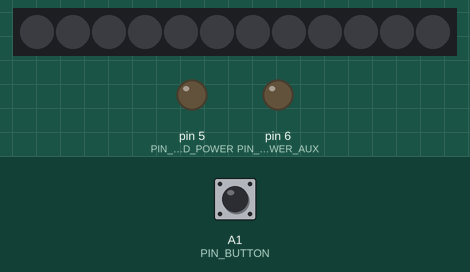
Simulated run of this program. Board: Arduino Uno, built with avr-gcc and run on an emulated ATmega328P. Shown: 12 RGB LEDs in strip order, left to right, output pins drawn as LEDs (lit = HIGH). The test bench sets the inputs (shaded band); at power-on: A1 (PIN_BUTTON) LOW. Dim RGB values are drawn brighter than linear; sleep ends after the set time or at an interrupt; the local clock reads 2024-03-15 10:24:30 at power-on unless the program sets it.

Above: at 1.3 s.
1.4 s: A1 (PIN_BUTTON) pulled HIGH for 0.15 s
At 2.3 s:
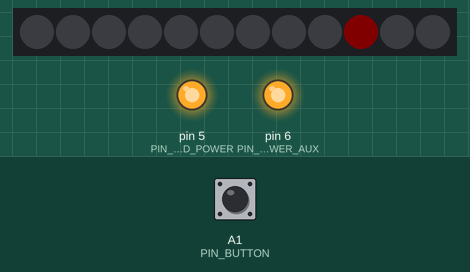
4.5 s: A1 (PIN_BUTTON) pulled HIGH for 1 s
At 5.9 s:
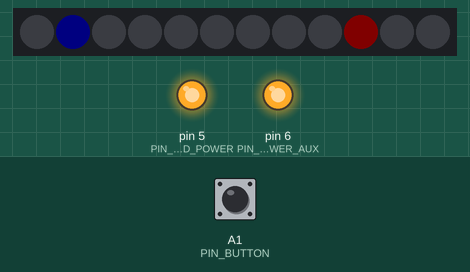
6.1 s: A1 (PIN_BUTTON) pulled HIGH for 3.2 s
At 10.2 s:
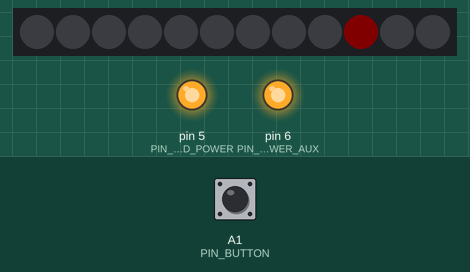
Timing chart, 0 to 13.1 s (numbered marks = the images above; inputs shaded):
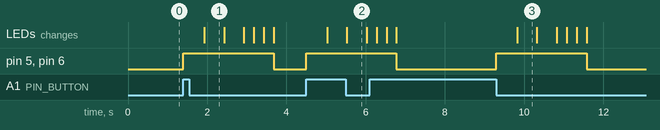

The program:

main.cpp
```cpp
// Board version 4.0+
#include <Arduino.h>
// ------------------------------------------------------------------
// Configuration
// ------------------------------------------------------------------
// Pin map
#define PIN A3
#define PIN_BUTTON A1
#define PIN_SCL A5
#define PIN_SDA A4
#define PIN_LED_POWER 5
#define PIN_LED_POWER_AUX 6

// WATCH LED color
#define PIXEL_COLOR_OFF pixels.Color(0, 0, 0)
#define PIXEL_COLOR_WHITE pixels.Color(255, 255, 255)

#define PIXEL_COLOR_HOUR pixels.Color(255, 0, 0)
#define PIXEL_COLOR_MINUTE pixels.Color(0, 0, 255)
#define PIXEL_COLOR_PLUSMINUTE pixels.Color(127, 0, 255)

// development flag
#define FI_DEBUG if(false) // just remove FI_DEBUG when you want to show the serial print


// ------------------------------------------------------------------
// RGB LED
// ------------------------------------------------------------------
#include <Adafruit_NeoPixel.h>
Adafruit_NeoPixel pixels(12, PIN, NEO_GRB + NEO_KHZ800);


// ------------------------------------------------------------------
// DEEP SLEEP
// ------------------------------------------------------------------
#ifdef USE_LIBRARY_LOW_POWER
#ifdef __AVR__
 #include <avr/power.h> // Required for 16 MHz Adafruit Trinket
#endif
#include "LowPower.h"
void wakeUp(){
    // Just a handler for the pin interrupt.
}
#else
#include <avr/power.h>     //disable/anable AVR MCU peripheries (Analog Comparator, ADC, USI, Timers/Counters)
#include <avr/sleep.h>     //AVR MCU power management
#include <avr/interrupt.h> //manipulation of the interrupt flags
ISR(PCINT1_vect) {
    // Just a handler for the pin interrupt.
}
#endif

// ------------------------------------------------------------------
// RTC
// ------------------------------------------------------------------
#include <Wire.h>
#include <DS1307.h>
DS1307 clock;

// ------------------------------------------------------------------
// Helper Functions Declaration
// ------------------------------------------------------------------
void fi_led_on();
void fi_led_off();
void fi_sleep();

// ------------------------------------------------------------------
// SETUP
// ------------------------------------------------------------------
void setup()
{
  pinMode(PIN_BUTTON, INPUT);
  pinMode(PIN_LED_POWER, OUTPUT);
  pinMode(PIN_LED_POWER_AUX, OUTPUT);
  digitalWrite(PIN_LED_POWER, LOW);
  digitalWrite(PIN_LED_POWER_AUX, LOW);

	Serial.begin(9600);

  // default reset time
	clock.begin();
	clock.fillByYMD(2022,6,17);
	clock.fillByHMS(10,12,00);
	clock.setTime();//write time to the RTC chip

  pixels.begin(); // INITIALIZE NeoPixel strip object (REQUIRED)
  fi_led_off();

  delay(100);
  FI_DEBUG Serial.println("Redi!");
}

// ------------------------------------------------------------------
// LOOP
// ------------------------------------------------------------------
void loop()
{
  fi_sleep();

  fi_led_on();

  delay(500);

  clock.getTime();
  int hourvalue = clock.hour;
  int minutevalue = clock.minute;

  FI_DEBUG Serial.print("[DEBUG] DISPLAYING RAW: ");
  FI_DEBUG Serial.print(hourvalue);
  FI_DEBUG Serial.print(":");
  FI_DEBUG Serial.println(minutevalue);

  // adjust based on watch
  if(hourvalue > 12) hourvalue -= 12;
  int result_minute = minutevalue / 5;
  int result_hour = hourvalue;
  int result_plusminute = clock.minute % 5;

  // show hour hand
  pixels.setPixelColor(result_hour-1, PIXEL_COLOR_HOUR);
  pixels.show();
  delay(500);

  // show minute hand
  pixels.setPixelColor(result_minute-1, PIXEL_COLOR_MINUTE);
  pixels.show();
  delay(500);

  // show plus hand
  for (int i = 0; i < result_plusminute; i++)
  {
    int _plusminute = result_minute+i;
    _plusminute = _plusminute % 12;

    pixels.setPixelColor(_plusminute, PIXEL_COLOR_PLUSMINUTE);
    pixels.show();   // Send the updated pixel colors to the hardware.
    delay(250);

    if(i < result_plusminute-1){
      pixels.setPixelColor(_plusminute, PIXEL_COLOR_OFF);
      pixels.setPixelColor(result_hour-1, PIXEL_COLOR_HOUR);
      pixels.setPixelColor(result_minute-1, PIXEL_COLOR_MINUTE);
      pixels.show();   // Send the updated pixel colors to the hardware.
      delay(250);
    }
  }
  fi_led_off();
  delay(200);
}


// ------------------------------------------------------------------
// Helper Functions
// ------------------------------------------------------------------
// power off
void fi_led_on()         // here we put the arduino to sleep
{
  digitalWrite(PIN_LED_POWER, HIGH);
  digitalWrite(PIN_LED_POWER_AUX, HIGH);
  delay(20); // give time for RGB led to turn on
  pixels.setBrightness(5);
  pixels.clear(); // Set all pixel colors to 'off'
  pixels.show();   // Send the updated pixel colors to the hardware.

}
// power off
void fi_led_off()         // here we put the arduino to sleep
{
  pixels.clear(); // Set all pixel colors to 'off'
  pixels.show();   // Send the updated pixel colors to the hardware.
  digitalWrite(PIN_LED_POWER, LOW);
  digitalWrite(PIN_LED_POWER_AUX, LOW);

}

void fi_sleep()         // here we put the arduino to sleep
{
#ifdef USE_LIBRARY_LOW_POWER
  // Allow wake up pin to trigger interrupt on low.
  attachInterrupt(digitalPinToInterrupt(PIN_BUTTON), wakeUp, CHANGE);

  // Enter power down state with ADC and BOD module disabled.
  // Wake up when wake up pin is low.
  LowPower.powerDown(SLEEP_FOREVER, ADC_OFF, BOD_OFF);

  // Disable external pin interrupt on wake up pin.
  detachInterrupt(digitalPinToInterrupt(PIN_BUTTON));
#else
  // OPTIMIZED DEEP SLEEP

  cli();
  PCICR |= (1 << (PCIE1));
  PCMSK1 |= (1 << (PCIE1));

  power_all_disable();                 //disable all peripheries (ADC, Timer0, Timer1, Universal Serial Interface)
  /*
  power_adc_disable();                 //disable ADC
  power_timer0_disable();              //disable Timer0
  power_timer1_disable();              //disable Timer2
  power_usi_disable();                 //disable the Universal Serial Interface module
  */

  /* Now is the time to set the sleep mode. In the Atmega8 datasheet
    * http://www.atmel.com/dyn/resources/prod_documents/doc2486.pdf on page 35
    * there is a list of sleep modes which explains which clocks and
    * wake up sources are available in which sleep mode.
    *
    * In the avr/sleep.h file, the call names of these sleep modes are to be found:
    *
    * The 5 different modes are:
    *     SLEEP_MODE_IDLE         -the least power savings
    *     SLEEP_MODE_ADC
    *     SLEEP_MODE_PWR_SAVE
    *     SLEEP_MODE_STANDBY
    *     SLEEP_MODE_PWR_DOWN     -the most power savings
    *
    * For now, we want as much power savings as possible, so we
    * choose the according
    * sleep mode: SLEEP_MODE_PWR_DOWN
    *
    */
  set_sleep_mode(SLEEP_MODE_PWR_DOWN);   // sleep mode is set here

  #if defined(BODS) && defined(BODSE)  //if MCU has bulit-in BOD it will be disabled, ATmega328P, ATtiny85, AVR_ATtiny45, ATtiny25
  sleep_bod_disable();                 //disable Brown Out Detector (BOD) before going to sleep, saves more power
  #endif

  sleep_enable();          // enables the sleep bit in the mcucr register

  sei();

  sleep_mode();
  /*** NOTE: sketch will continue from this point after sleep ***/
  PCICR  &= ~(1 << PCIE1);   // disable pin change interrupts for A0 to A5
  power_all_enable();                 //disable all peripheries (ADC, Timer0, Timer1, Universal Serial Interface)
#endif
}
```

Measured:
- after the input at 1.4 s, pin 5 (PIN_LED_POWER), pin 6 (PIN_LED_POWER_AUX): LOW → HIGH at once, → LOW 2.3 s later; the LEDs: change after 0.52 s (image 1)
- after the input at 4.5 s, pin 5 (PIN_LED_POWER), pin 6 (PIN_LED_POWER_AUX): LOW → HIGH at once; the LEDs: first change after 0.52 s (image 2 shows a later state)
- after the input at 6.1 s, the LEDs: first differ from a run without the input after 3.7 s (image 3)
- what the display in image 1 shows lasts 0.5 s, from 1.9 s to 2.4 s
